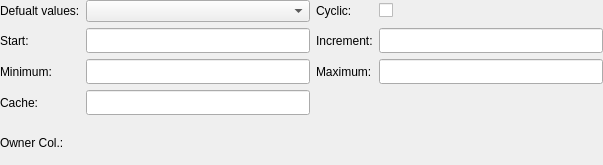
<?xml version="1.0" encoding="UTF-8"?>
<ui version="4.0">
 <class>SequenceWidget</class>
 <widget class="QWidget" name="SequenceWidget">
  <property name="geometry">
   <rect>
    <x>0</x>
    <y>0</y>
    <width>603</width>
    <height>165</height>
   </rect>
  </property>
  <property name="sizePolicy">
   <sizepolicy hsizetype="Preferred" vsizetype="Preferred">
    <horstretch>0</horstretch>
    <verstretch>0</verstretch>
   </sizepolicy>
  </property>
  <property name="minimumSize">
   <size>
    <width>400</width>
    <height>102</height>
   </size>
  </property>
  <layout class="QGridLayout" name="sequence_grid">
   <property name="leftMargin">
    <number>0</number>
   </property>
   <property name="topMargin">
    <number>0</number>
   </property>
   <property name="rightMargin">
    <number>0</number>
   </property>
   <property name="bottomMargin">
    <number>0</number>
   </property>
   <property name="spacing">
    <number>6</number>
   </property>
   <item row="0" column="0">
    <widget class="QLabel" name="label">
     <property name="text">
      <string>Defualt values:</string>
     </property>
    </widget>
   </item>
   <item row="0" column="1">
    <widget class="QComboBox" name="def_values_cmb"/>
   </item>
   <item row="0" column="2">
    <widget class="QLabel" name="cyclic_lbl">
     <property name="text">
      <string>Cyclic:</string>
     </property>
    </widget>
   </item>
   <item row="0" column="3">
    <widget class="QCheckBox" name="cyclic_chk">
     <property name="text">
      <string/>
     </property>
    </widget>
   </item>
   <item row="1" column="0">
    <widget class="QLabel" name="start_lbl">
     <property name="text">
      <string>Start:</string>
     </property>
    </widget>
   </item>
   <item row="1" column="1">
    <widget class="QLineEdit" name="start_edt">
     <property name="minimumSize">
      <size>
       <width>0</width>
       <height>25</height>
      </size>
     </property>
     <property name="font">
      <font>
       <italic>false</italic>
      </font>
     </property>
     <property name="inputMethodHints">
      <set>Qt::ImhFormattedNumbersOnly</set>
     </property>
     <property name="readOnly">
      <bool>false</bool>
     </property>
     <property name="clearButtonEnabled">
      <bool>true</bool>
     </property>
    </widget>
   </item>
   <item row="1" column="2">
    <widget class="QLabel" name="increment_lbl">
     <property name="text">
      <string>Increment:</string>
     </property>
    </widget>
   </item>
   <item row="1" column="3">
    <widget class="QLineEdit" name="increment_edt">
     <property name="minimumSize">
      <size>
       <width>0</width>
       <height>25</height>
      </size>
     </property>
     <property name="font">
      <font>
       <italic>false</italic>
      </font>
     </property>
     <property name="inputMethodHints">
      <set>Qt::ImhFormattedNumbersOnly</set>
     </property>
     <property name="readOnly">
      <bool>false</bool>
     </property>
     <property name="clearButtonEnabled">
      <bool>true</bool>
     </property>
    </widget>
   </item>
   <item row="2" column="0">
    <widget class="QLabel" name="minimum_lbl">
     <property name="text">
      <string>Minimum:</string>
     </property>
    </widget>
   </item>
   <item row="2" column="1">
    <widget class="QLineEdit" name="minimum_edt">
     <property name="minimumSize">
      <size>
       <width>0</width>
       <height>25</height>
      </size>
     </property>
     <property name="font">
      <font>
       <italic>false</italic>
      </font>
     </property>
     <property name="inputMethodHints">
      <set>Qt::ImhFormattedNumbersOnly</set>
     </property>
     <property name="readOnly">
      <bool>false</bool>
     </property>
     <property name="clearButtonEnabled">
      <bool>true</bool>
     </property>
    </widget>
   </item>
   <item row="2" column="2">
    <widget class="QLabel" name="maximum_lbl">
     <property name="text">
      <string>Maximum:</string>
     </property>
    </widget>
   </item>
   <item row="2" column="3">
    <widget class="QLineEdit" name="maximum_edt">
     <property name="minimumSize">
      <size>
       <width>0</width>
       <height>25</height>
      </size>
     </property>
     <property name="font">
      <font>
       <italic>false</italic>
      </font>
     </property>
     <property name="inputMethodHints">
      <set>Qt::ImhFormattedNumbersOnly</set>
     </property>
     <property name="readOnly">
      <bool>false</bool>
     </property>
     <property name="clearButtonEnabled">
      <bool>true</bool>
     </property>
    </widget>
   </item>
   <item row="3" column="0">
    <widget class="QLabel" name="cache_lbl">
     <property name="text">
      <string>Cache:</string>
     </property>
    </widget>
   </item>
   <item row="3" column="1">
    <widget class="QLineEdit" name="cache_edt">
     <property name="minimumSize">
      <size>
       <width>0</width>
       <height>25</height>
      </size>
     </property>
     <property name="font">
      <font>
       <italic>false</italic>
      </font>
     </property>
     <property name="inputMethodHints">
      <set>Qt::ImhFormattedNumbersOnly</set>
     </property>
     <property name="readOnly">
      <bool>false</bool>
     </property>
     <property name="clearButtonEnabled">
      <bool>true</bool>
     </property>
    </widget>
   </item>
   <item row="4" column="0">
    <widget class="QLabel" name="owner_col_lbl">
     <property name="text">
      <string>Owner Col.:</string>
     </property>
    </widget>
   </item>
  </layout>
 </widget>
 <resources/>
 <connections/>
</ui>
